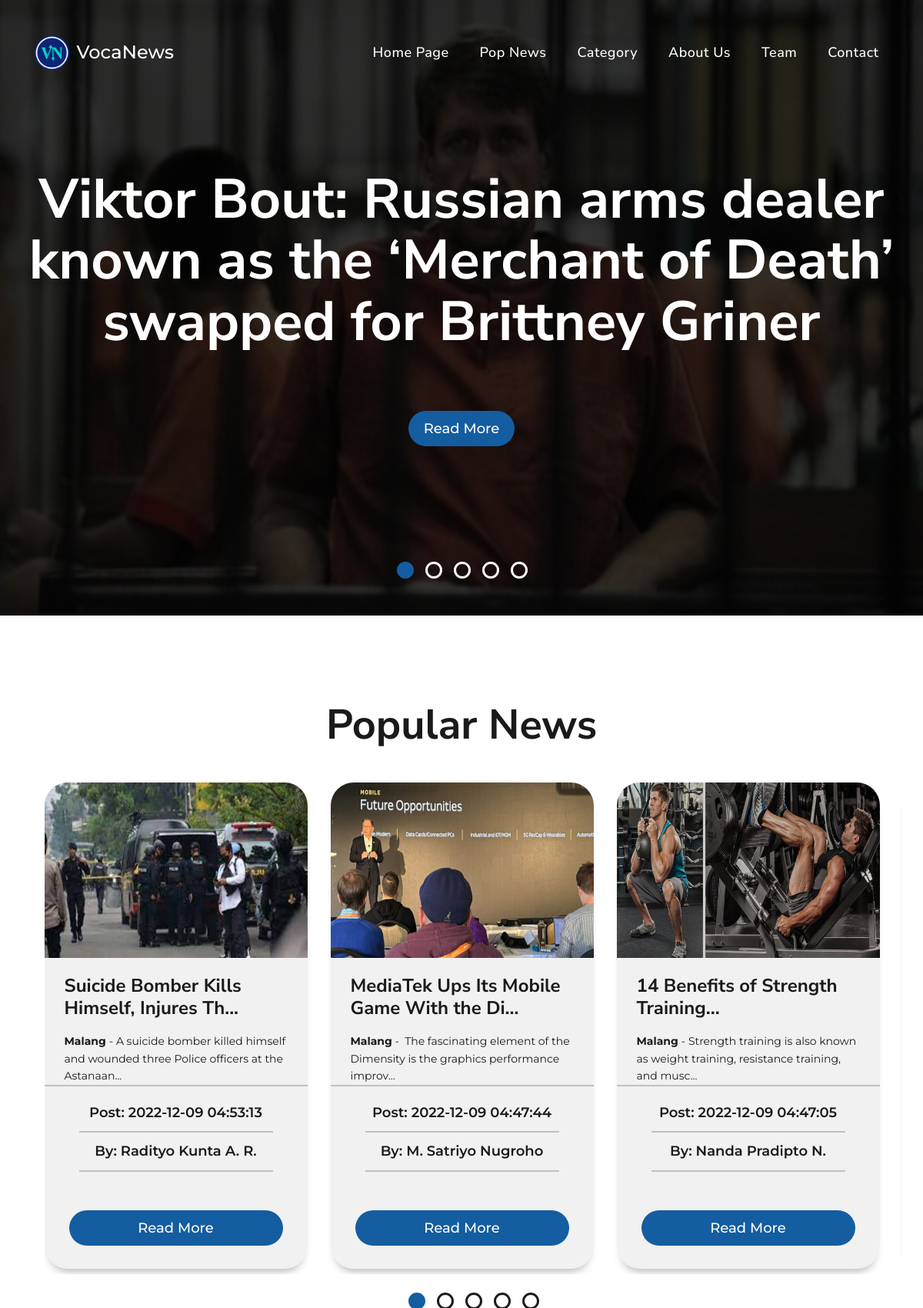
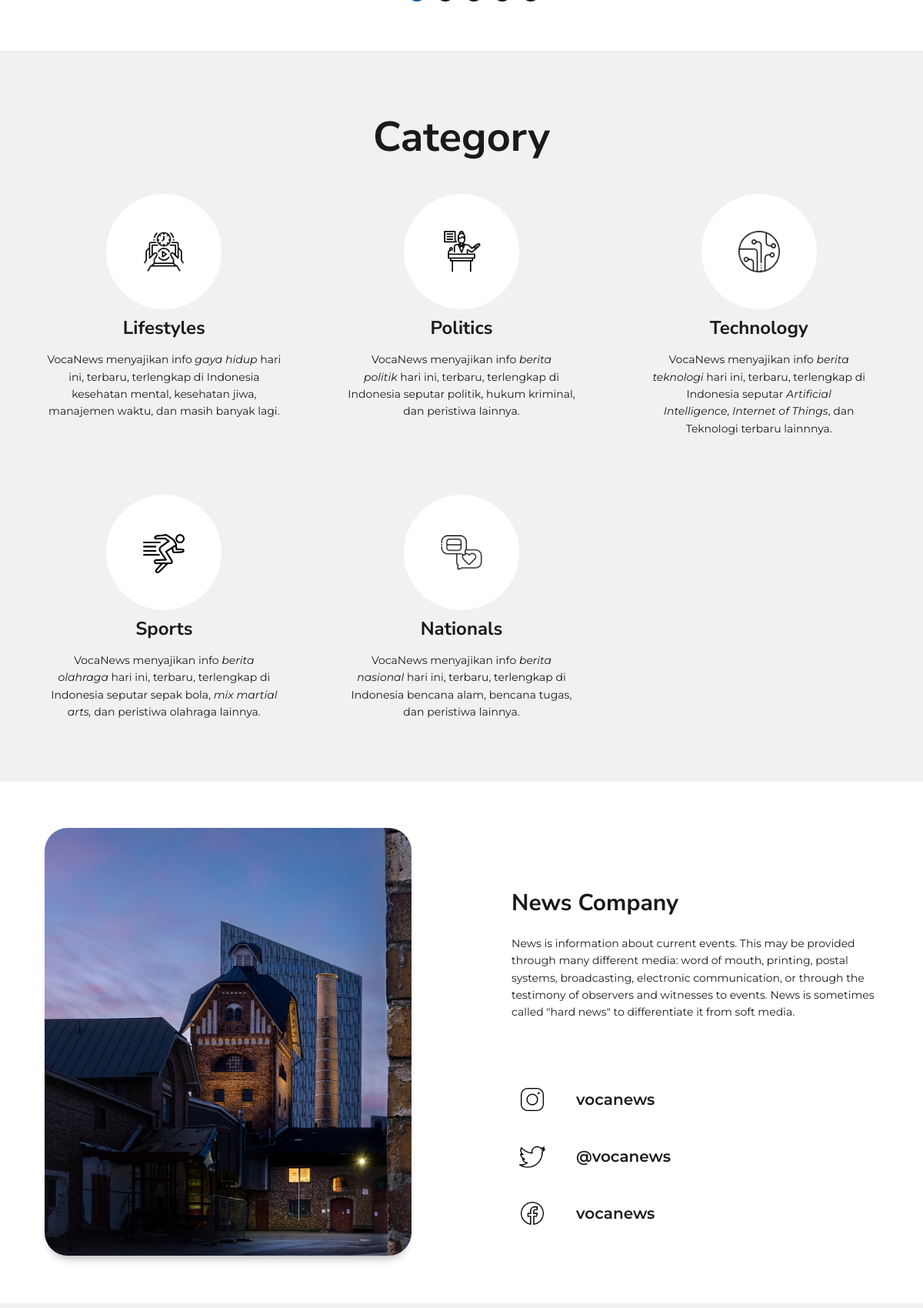
The page / (upper part) on the database its author committed (2 pictures, top to bottom).
### tables this page shows
CREATE TABLE `pengaturan` (
  `id` int(11) NOT NULL,
  `nama` varchar(100) NOT NULL,
  `email` varchar(100) NOT NULL,
  `telepon` varchar(20) NOT NULL,
  `alamat` text NOT NULL,
  `logo` varchar(100) NOT NULL,
  `favicon` varchar(100) NOT NULL,
  `tentang_perusahaan` text NOT NULL,
  `foto_perusahaan` varchar(100) NOT NULL,
  `google_maps` text NOT NULL,
  `nama_pimpinan` varchar(100) NOT NULL,
  `foto_pimpinan` varchar(100) NOT NULL,
  `sambutan_pimpinan` text NOT NULL,
  `created_at` timestamp NOT NULL DEFAULT current_timestamp(),
  `updated_at` datetime DEFAULT NULL
);

CREATE TABLE `berita` (
  `id_berita` int(11) NOT NULL,
  `judul` varchar(100) NOT NULL,
  `id_kategori` int(11) NOT NULL,
  `gambar` varchar(100) NOT NULL,
  `teks_berita` text NOT NULL,
  `tgl_posting` datetime NOT NULL DEFAULT current_timestamp(),
  `id_admin` int(11) NOT NULL,
  `id_status` int(11) NOT NULL
);

CREATE TABLE `kategori` (
  `id_kategori` int(11) NOT NULL,
  `kategori` varchar(30) NOT NULL,
  `gambar_kategori` varchar(100) NOT NULL,
  `keterangan` text NOT NULL
);

### includes/beranda.php (the view, shortened to what this page needs)
<main>
    <header class = "header" id = "header">
        <div class = "header-banner-wrapper">
            <?php
                $sql = "SELECT * FROM `berita` JOIN `status` USING(`id_status`)
                        JOIN `kategori` USING(`id_kategori`) JOIN `admin` USING(`id_admin`)
                        WHERE `nama_status` LIKE '%terbaru%' ORDER BY `id_berita` DESC";
                $berita = mysqli_query($conn,$sql);
                if(mysqli_num_rows($berita) > 0 ){
                while($b = mysqli_fetch_array($berita)){
            ?>
            <div class = "header-banner flex"
                style="background: var(--gradient), url(admin/images/berita/<?= $b['gambar'] ?>) center/
                cover no-repeat;">
                <div class = "container text-center text-white">
                    <h1><?= $b['judul'] ?></h1>
                    <a href="index.php?includes=artikel&id=<?= $b['id_berita'] ?>" class="btn">Read More</a>
                </div>
            </div>
            <?php }} ?>
        </div>
    </header>
    <section class = "courses bg-white py-4" id = "news">
        <div class = "container">
            <div class = "section-title">
                <h2>Popular News</h2>
            </div>
            <div class = "courses-content grid">
                <?php
                    $sql = "SELECT * FROM `berita` JOIN `status` USING(`id_status`)
                            JOIN `kategori` USING(`id_kategori`) JOIN `admin` USING(`id_admin`)
                            WHERE `nama_status` LIKE '%populer%' ORDER BY `id_berita` DESC";
                    $berita = mysqli_query($conn,$sql);
                    if(mysqli_num_rows($berita) > 0 ){
                    while($b = mysqli_fetch_array($berita)){
                ?>
                <article class = "courses-item">
                    <div class = "bg-white-sm">
                        <div class = "image">
                            <img src = "admin/images/berita/<?php echo $b['gambar'] ?>" alt = "course image">
                        </div>
                        <div class = "details">
                            <h3 class = "font-lg"><?php echo substr($b['judul'], 0,40) ?>...</h3>
                            <p class = "text"><?php echo substr($b['teks_berita'], 0, 120) ?>...</p>
                        </div>
                        <ul class = "text-center fw-6 font-md">
                            <li>Post: <?php echo $b['tgl_posting'] ?></li>
                            <li>By: <?php echo $b['nama_lengkap'] ?></li>
                        </ul>
                        <a href="index.php?includes=artikel&id=<?= $b['id_berita'] ?>" class="btn">Read More</a>
                    </div>
                </article>
                <?php }} ?>
            </div>
        </div>
    </section>
    <section class = "features bg-white-sm py-4" id = "category">
        <div class = "container">
            <div class = "section-title">
                <a href="index.php?includes=kategori#header"><h2>category</h2></a>
            </div>
            <div class = "features-content grid text-center">
                <?php
                    $sql = "SELECT * FROM `kategori` ORDER BY `id_kategori` DESC";
                    $kategori = mysqli_query($conn,$sql);
                    if(mysqli_num_rows($kategori) > 0 ){
                    while($k = mysqli_fetch_array($kategori)){
                ?>
                <div class = "features-item">
                    <div class = "icon bg-white flex">
                        <a href="index.php?includes=kategori#<?php echo $k['kategori'] ?>">
                            <img src = "admin/images/kategori/<?php echo $k['gambar_kategori'] ?>" alt = "features icon">
                        </a>
                    </div>
                    <a href="index.php?includes=kategori#<?php echo $k['kategori'] ?>"><h3 class = "font-lg text-capitalize"><?php echo $k['kategori'] ?></h3></a>
                    <p class = "text"><?php echo $k['keterangan'] ?></p>
                </div>
                <?php }} ?>
            </div>
        </div>
    </section>
    <section class = "about bg-white" id = "about">
        <div class = "container">
            <div class = "about-content grid">
                <div class = "about-left">
                    <img src = "admin/images/identitas/<?php echo $d->foto_perusahaan?>">
                </div>
                <div class = "about-right">
                    <h2 class = "font-xl">News Company</h2><br>
                    <p class = "text"><?php echo $d->tentang_perusahaan ?></p>
                    <div class = "font-md fw-6">
                        <div class = "about-icon flex">
                            <a href="https://www.instagram.com/" target="_blank"><img src = "admin/images/icons/instagram.png"></a>
                            <a href="https://www.instagram.com/" target="_blank"><span>vocanews</span></a>
                        </div>
                        <div class = "about-icon flex">
                            <a href="https://www.twitter.com/" target="_blank"><img src = "admin/images/icons/twitter.png"></a>
                            <a href="https://www.twitter.com/" target="_blank"><span>@vocanews</span></a>
                        </div>
                        <div class = "about-icon flex">
                            <a href="https://www.facebook.com/" target="_blank"><img src = "admin/images/icons/facebook.png"></a>
                            <a href="https://www.facebook.com/" target="_blank"><span>vocanews</span></a>
                        </div>
                    </div>
                </div>
            </div>
        </div>
    </section>
    <section class = "teachers py-4 bg-white-sm" id = "team">
    </section>
</main>

### includes/header.php (shortened to what this page needs)
<body>
        <nav class = "navbar">
            <div class = "container flex">
                <a href = "#" class = "navbar-brand flex">
                    <img src = "admin/images/identitas/<?= $d->logo ?>" height="45" width="45">
                    <span class = "text-white font-sm fw-5" style="margin-left: 1rem;"><?= $d->nama ?></span>
                </a>
                <div class = "navbar-collapse bg-green">
                    <ul class = "navbar-nav text-capitalize font-md fw-7">
                        <li class = "nav-item">
                            <a href = "index.php?includes=beranda#header" class = "nav-link text-white">Home Page</a>
                        </li>
                        <li class = "nav-item">
                            <a href = "index.php?includes=beranda#news" class = "nav-link text-white"> Pop News</a>
                        </li>
                        <li class = "nav-item">
                            <a href = "index.php?includes=beranda#category" class = "nav-link text-white">Category</a>
                        </li>
                        <li class = "nav-item">
                            <a href = "index.php?includes=beranda#about" class = "nav-link text-white">About Us</a>
                        </li>
                        <li class = "nav-item">
                            <a href = "index.php?includes=beranda#team" class = "nav-link text-white">Team</a>
                        </li>
                        <li class = "nav-item">
                            <a href = "index.php?includes=beranda#contact" class = "nav-link text-white">Contact</a>
                        </li>
                    </ul>
                </div>
            </div>
        </nav>

### assets/css/utilities.css (style rules this page uses)
.bg-green { background-color: var(--green-color); }
.bg-white-sm { background-color: var(--whitesmoke-color); }
.bg-white { background-color: var(--light-color); }
.text-white { color: var(--light-color); }
.text-center { text-align: center; }
.text-capitalize { text-transform: capitalize; }
.font-sm { font-size: 1.4rem!important; }
.font-md { font-size: 1.8rem!important; }
.font-lg { font-size: 2.4rem!important; }
.font-xl { font-size: 3rem!important; }
.fw-5 { font-weight: 500!important; }
.fw-6 { font-weight: 600!important; }
.fw-7 { font-weight: 700!important; }
.text { font-size: 1.4rem; font-weight: 500; line-height: 1.4; opacity: 0.9; }
.btn { display: inline-block; cursor: pointer; min-width: 130px; height: 46px; line-height: 46px; text-align: center; background-color: var(--green-color); color: var(--light-color); border-radius: 2.4rem; font-size: 1.8rem; font-weight: 500; padding: 0 2rem; }
.container { max-width: calc(1145px - 20px); padding: 0 2rem; margin: 0 auto; }
.flex { display: -webkit-box; display: -ms-flexbox; display: flex; -webkit-box-align: center; -ms-flex-align: center; align-items: center; -webkit-box-pack: center; -ms-flex-pack: center; justify-content: center; }
.grid { display: grid; }
.py-4 { padding: 4rem 0; }
.section-title { text-transform: capitalize; font-size: 3.6rem; text-align: center; }
.section-title h2 { margin-bottom: 2.5rem; }
@media (min-width: 678px) { .py-4 { padding: 8rem 0; } }
@media (min-width: 678px) { .section-title h2 { margin-bottom: 4.2rem; } }

### rows shown on the page
pengaturan: logo (picture), nama "VocaNews", foto_perusahaan (picture), tentang_perusahaan "News is information about current events. This may be provided through many different media : word of mouth , printing , postal systems , broadcasting , electronic communication , or through the testimony of observers and witnesses to events. News is sometimes called \"hard news\" to differentiate it from soft media ."
berita: gambar (picture), judul "Viktor Bout: Russian arms dealer known as the ‘Merchant of Death’ swapped for Brittney Griner"
berita: gambar (picture), judul "Suicide Bomber Kills Himself, Injures Th", teks_berita "Malang - A suicide bomber killed himself and wounded three Police officers at the Astanaan", tgl_posting "2022-12-09 04:53:13", id_admin.nama_lengkap "Radityo Kunta A. R."
berita: gambar (picture), judul "MediaTek Ups Its Mobile Game With the Di", teks_berita "Malang - The fascinating element of the Dimensity is the graphics performance improv", tgl_posting "2022-12-09 04:47:44", id_admin.nama_lengkap "M. Satriyo Nugroho"
berita: gambar (picture), judul "14 Benefits of Strength Training", teks_berita "Malang - Strength training is also known as weight training, resistance training, and musc", tgl_posting "2022-12-09 04:47:05", id_admin.nama_lengkap "Nanda Pradipto N."
kategori: gambar_kategori (picture), kategori "Lifestyles", keterangan "VocaNews menyajikan info gaya hidup hari ini, terbaru, terlengkap di Indonesia kesehatan mental, kesehatan jiwa, manajemen waktu, dan masih banyak lagi."
kategori: gambar_kategori (picture), kategori "Politics", keterangan "VocaNews menyajikan info berita politik hari ini, terbaru, terlengkap di Indonesia seputar politik, hukum kriminal, dan peristiwa lainnya."
kategori: gambar_kategori (picture), kategori "Technology", keterangan "VocaNews menyajikan info berita teknologi hari ini, terbaru, terlengkap di Indonesia seputar A rtificial Intelligence , Internet of Things , dan Teknologi terbaru lainnnya."
kategori: gambar_kategori (picture), kategori "Sports", keterangan "VocaNews menyajikan info berita olahraga hari ini, terbaru, terlengkap di Indonesia seputar sepak bola, mix martial arts, dan peristiwa olahraga lainnya."
kategori: gambar_kategori (picture), kategori "Nationals", keterangan "VocaNews menyajikan info berita nasional hari ini, terbaru, terlengkap di Indonesia bencana alam, bencana tugas, dan peristiwa lainnya."
